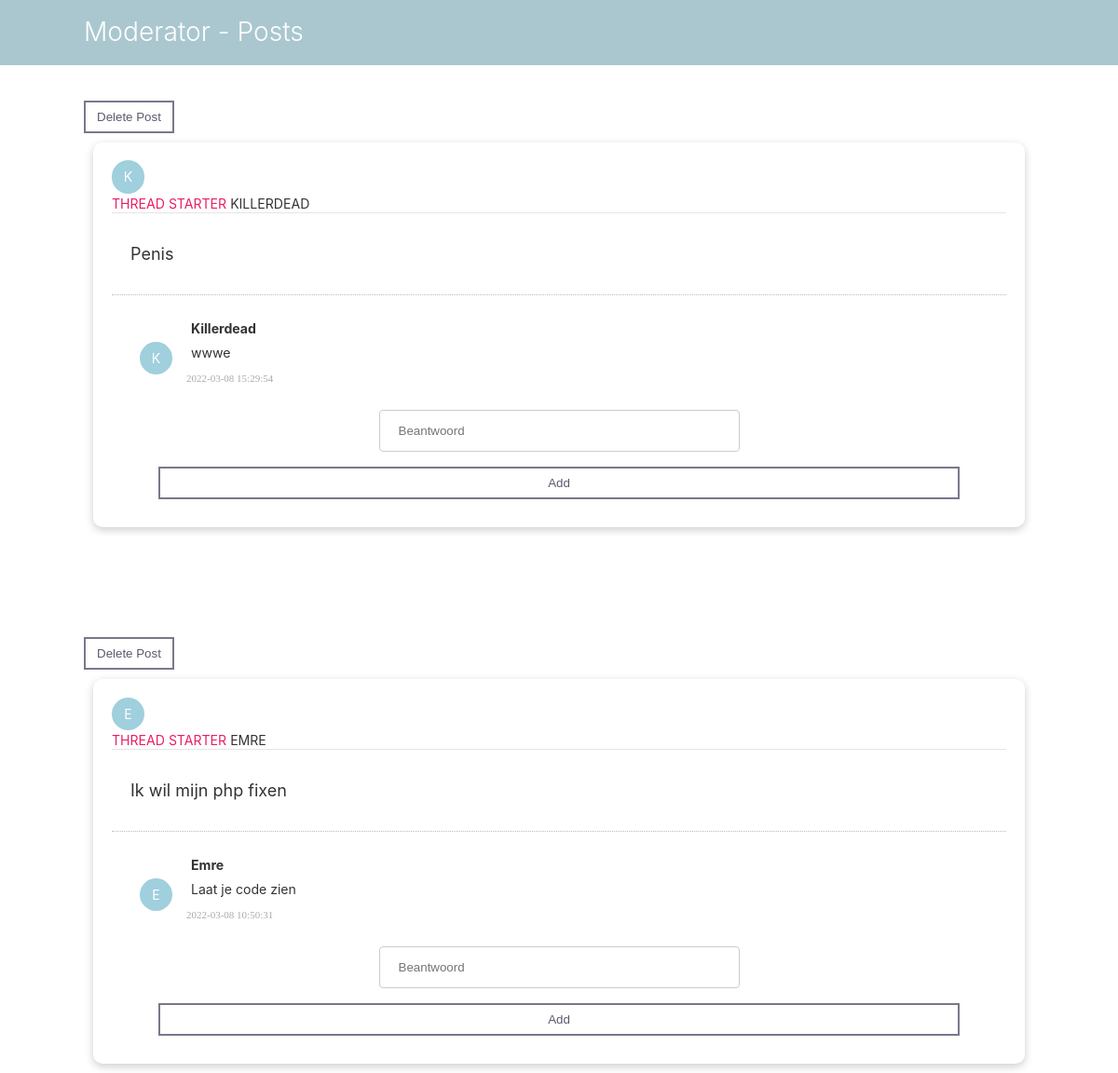
The app's page /website-dashboard/moderator/moderator-dashboard-postpage.php with its own data.
### tables this page shows
CREATE TABLE `post` (
  `id` int(11) NOT NULL,
  `username` varchar(255) DEFAULT NULL,
  `message` text NOT NULL,
  `time` timestamp NOT NULL DEFAULT current_timestamp(),
  `id_parent` int(11) DEFAULT NULL,
  `resolved` tinyint(1) NOT NULL
);

### website-dashboard/moderator/moderator-dashboard-postpage.php (the view, shortened to what this page needs)
<!DOCTYPE html>
<html lang="en">
<html>
  <head>
    <link rel="stylesheet" href="/css/style.css">
    <link rel="stylesheet" href="/css/Framework.css">
    <link rel="stylesheet" href="https://cdnjs.cloudflare.com/ajax/libs/font-awesome/4.7.0/css/font-awesome.min.css">
  </head>
  <body>
  <div class="navbar sticky">
        <div class="container flex">
            <h1 class="logo">Moderator - Posts</h1>
        </div>
    </div>
        <div >
        <?php
            include "/xampp/htdocs/api/config.php";
            $query = "select * from post where id=id_parent order by time desc";
            $posts = mysqli_query($db, $query);
            $num_row = mysqli_num_rows($posts);
            if ( $num_row === 0){
                echo"
                <br>
                <div class=\"container text-center\">
                    <h3>No Posts Available</h3>
                </div>
                ";
            } else {
                foreach($posts as $post){
                    $id = (int)$post["id"];
                    $id_parent = (int)$post['id_parent'];
                    $username = $post["username"];
                    $message = $post["message"];
                    $fc = $username[0];
                    $state = 'Thread Starter';
                    $cardstate = "card";
                    echo "
                    <div class=\"container grid grid-1\">
                        <div class=\"container-fluid mt-100\">
                            <div class=\"row\">
                            <form action='/api/delete_post.php' method='post'>
                            <button class='button-solved' name='id_parent' value='".$id_parent."'>Delete Post</button>
                            </form>
                                <div class=\"col-md-12\">
                                    <div class=\"$cardstate mb-4\">
                                        <div class=\"card-header\">
                                            <div class=\"\">
                                                <div data-letters=\"$fc\" class=\"\"></div>
                                                <div class=\"media-body ml-3\"> <a class='super-a' href=\"javascript:void(0)\" data-abc=\"true\">$state</a>
                                                <a>$username</a>
                                                </div>
                                            </div>
                                        </div>
                                        <div class=\"card-body\">
                                            <p class='font-b'>
                                                $message
                                            </p>
                                        </div>
                                        <div class=\"card-footer actionBox\">
                    ";
                    $reply_query = "select * from post where id_parent<>id and id_parent=$id";
                    $replys = mysqli_query($db, $reply_query);
                   while( $row = mysqli_fetch_assoc($replys)) {
                       $username = $row["username"];
                        $message = $row["message"];
                        $time = $row["time"];
                        $fc = $username[0];
                        $Answer = '';
                        $resolvedColor = '';
                        if (isset($_SESSION['userrole']))
                        {
                            echo "
                            <ul class=\"commentList\">
                                <li class=\"$resolvedColor\">
                                    <div class=\"commenterImage\">
                                        <p data-letters=\"$fc\"></p>
                                    </div>
                                    <div class=\"commentText\">
                                        <h3 class='  $Answer'><b>$Answer</b></h3>
                                        <p><b>$username</b></p>
                                        <p class=\"\">$message</p> <span class=\"date sub-text\">$time</span>
                                    </div>
                                    <section class='flex-card-'>
                                    <form action='/api/resolved-script.php' method='post'>
                                    <button class='button-solved' name='id' value='" .$row['id']. "'>Mark as solved</button>
                                    </form>
                                    <form action='/api/unresolved.php' method='post'>
                                    <button class='button-solved' name='id' value='".$row['id']. "'>Unmark</button>
                                    </form>
                                    <form action='/api/delete-reply.php' method='post'>
                                    <button class='button-solved' name='id' value='".$row['id']. "'>delete</button>
                                    </form>
                                    </section>
                                </li>
                            </ul>
                        ";
                        }
                        else
                        {
                            echo "
                            <ul class=\"commentList\">
                                <li class=\"$resolvedColor\">
                                    <div class=\"commenterImage\">
                                        <p data-letters=\"$fc\"></p>
                                    </div>
                                    <div class=\"commentText\">
                                        <h3 class='  $Answer'><b>$Answer</b></h3>
                                        <p><b>$username</b></p>
                                        <p class=\"\">$message</p> <span class=\"date sub-text\">$time</span>
                                    </div>
                                    <section class='flex-card-'>
                                    </section>
                                </li>
                            </ul>
                        ";
                        }
                   }
                    echo "
                                            <form action=\"/api/add_reply.php?id=$id\" class=\"form-inline\" role=\"form\" id=\"reply$id\" method=\"POST\">
                                                <div class=\"container grid grid-1\">
                                                    <input class=\"\" name=\"reply\" type=\"text\" placeholder=\"Beantwoord\" required/>
                                                </div>
                                                <div class=\"container grid grid-1\">
                                                    <button class=\"button2\" for=\"reply$id\">Add</button>
                                                </div>
                                            </form>
                                        </div>
                                    </div>
                                </div>
                            </div>
                        </div>
                    </div>
                    ";
                }
            }
        ?>
    </div>
  </body>
    </html>

### css/style.css (style rules this page uses)
:root { --primary-color: #5890a081; --secondary-color: #435b6b; --dark-color: #002240; --light-color: #f4f4f4; --success-color: #5cb85c; --error-color: #d9534f; --sub-coloring: #3a6672; }
* { box-sizing: border-box; padding: 0; margin: 0; }
body { font-family: 'Cairo', sans-serif; color: #333; line-height: 1.6; }
ul { list-style-type: none; }
a { text-decoration: none; color: #333; }
h1, h2 { font-weight: 300; line-height: 1.2; margin: 10px 0; }
p { margin: 10px 0; }
.navbar { background-color: var(--primary-color); color: #fff; height: 70px; transition: ease-out 0.4s; }
.navbar .flex { justify-content: space-between; }
.sticky { width: 100%; top: 0; position: fixed; }
input { width: 45%; margin-left: 10px; margin-right: 10px; }
input[type=text], select { padding: 14px 20px; margin: 8px auto; display: inline-block; border: 1px solid #ccc; border-radius: 4px; box-sizing: border-box; }
p { transition-timing-function: ease-in-out; transition: 0.5s; }
.super-a { color: #E91E63; text-decoration: none !important; background-color: transparent }
.button2 { padding:8px 12px; margin:8px 0 0; font-family:'Montserrat',sans-serif; border:2px solid #78788c; background:0;color:#5a5a6e; cursor:pointer; transition:all .3s }
.button-solved { padding:8px 12px; margin:8px 0 0; font-family:'Montserrat',sans-serif; border:2px solid #78788c; background:0;color:#5a5a6e; cursor:pointer; transition:all .3s }
.font-b { font-size: 18px; }
body { margin: 0; font-family: -apple-system, BlinkMacSystemFont, "Segoe UI", Roboto, "Helvetica Neue", Arial, "Noto Sans", sans-serif, "Apple Color Emoji", "Segoe UI Emoji", "Segoe UI Symbol", "Noto Color Emoji"; font-size: .88rem; font-weight: 400; line-height: 1.5; }
.mt-100 { margin-top: 100px }
.card-header:first-child { border-radius: calc(.25rem - 1px) calc(.25rem - 1px) 0 0 }
.card-header { display: flex; align-items: center; border-bottom-width: 1px; padding-top: 0; padding-bottom: 0; padding-right: .625rem; height: 3.5rem; text-transform: uppercase; background-color: #fff; border-bottom: 1px solid rgba(26, 54, 126, 0.125) }
.card-body { flex: 1 1 auto; padding: 1.25rem }
.commentList { padding:0; list-style:none; max-height:200px; overflow:auto; }
.commentList li { margin:0; margin-top:10px; }
.commentList li > div { display:table-cell; margin: 20px; }
.commenterImage { width:30px; margin-right:5px; height:100%; float:left; }
.commentText p { margin:5px; }
.sub-text { color:#aaa; font-family:verdana; font-size:11px; }
.actionBox { border-top:1px dotted #bbb; padding:10px; }
[data-letters]:before { content: attr(data-letters); display: flex; width: 2.5em; height: 2.5em; text-align: center; border-radius: 50%; background: rgb(160, 207, 221); margin-right: 1em; color: white; justify-content: center; align-items: center; }

### css/Framework.css (style rules this page uses)
.container { max-width: 1100px; margin: 0 auto; overflow: auto; padding: 0 40px; }
.card { background-color: #fff; color: #333; border-radius: 10px; box-shadow: 0 3px 10px rgba(0, 0, 0, 0.2); padding: 20px; margin: 10px; }
.flex { display: flex; justify-content: center; align-items: center; height: 100%; }
.grid { display: grid; grid-template-columns: repeat(2, 1fr); gap: 20px; justify-content: center; align-items: center; height: 100%; }
.grid-1 { grid-template-columns: repeat(1, 1fr); }

### records on screen
post: $id_parent 3 (drawn), state "THREAD STARTER", username "KILLERDEAD", message "Penis"
post: username "Killerdead", message "wwwe", time "2022-03-08 15:29:54"
post: $id_parent 1 (drawn), state "THREAD STARTER", username "EMRE", message "Ik wil mijn php fixen"
post: username "Emre", message "Laat je code zien", time "2022-03-08 10:50:31"
